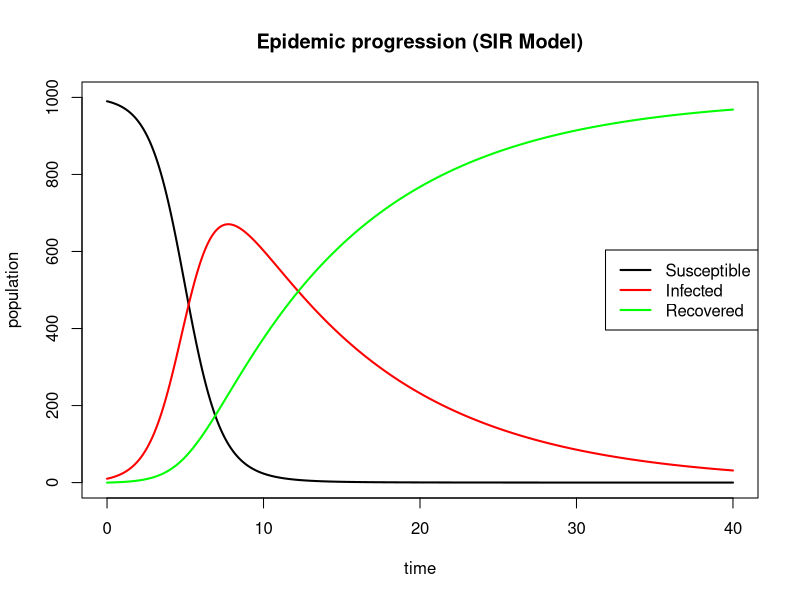

This chart was generated by the following R code:
#epidemic model
#Venus Chaudhary 22201012022

install.packages("deSolve")
library(deSolve);

N=1000
beta=0.001;
gamma=0.1;
I0=0.01*N;
S0=N-I0;
R0=0

states=c(S=S0,I=I0,R=R0);
parameter=c(beta=beta,gamma=gamma)

sir_model=function(t,states,parameter){
  with(as.list(c(states,parameter)),{
    ds=-beta*S*I;
    di=beta*S*I-gamma*I;
    dr=gamma*I;
    return(list(c(ds,di,dr)))
  })
}
time=seq(0,40,by=0.1)

output=ode(y=states,times=time,func=sir_model,parms=parameter)

output_df=as.data.frame(output);

plot(xlab="time",ylab="population",col="black",x=output_df$time,y=output_df$S,
    type="l",lwd=2,ylim=c(0,N),main="Epidemic progression (SIR Model)")
lines(x=output_df$time,y=output_df$I,col="red",lwd=2)
lines(x=output_df$time,y=output_df$R,col="green",lwd=2)
legend("right",legend=c("Susceptible","Infected","Recovered"),
      col=c("black","red","green"),lwd=2)
